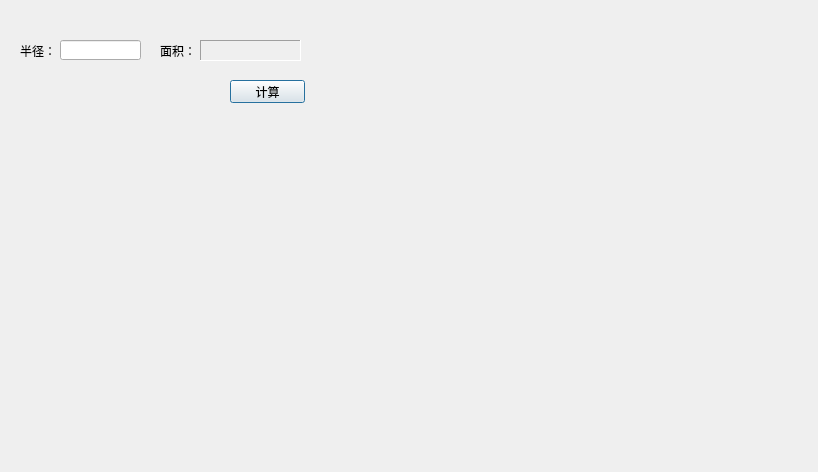
<?xml version="1.0" encoding="UTF-8"?>
<ui version="4.0">
 <class>Dialog</class>
 <widget class="QDialog" name="Dialog">
  <property name="geometry">
   <rect>
    <x>0</x>
    <y>0</y>
    <width>818</width>
    <height>472</height>
   </rect>
  </property>
  <property name="windowTitle">
   <string>Dialog</string>
  </property>
  <widget class="QLabel" name="radiusLabel">
   <property name="geometry">
    <rect>
     <x>20</x>
     <y>40</y>
     <width>41</width>
     <height>21</height>
    </rect>
   </property>
   <property name="text">
    <string>半径：</string>
   </property>
  </widget>
  <widget class="QLabel" name="areaLabel_1">
   <property name="geometry">
    <rect>
     <x>160</x>
     <y>40</y>
     <width>31</width>
     <height>21</height>
    </rect>
   </property>
   <property name="text">
    <string>面积：</string>
   </property>
  </widget>
  <widget class="QLabel" name="areaLabel_2">
   <property name="geometry">
    <rect>
     <x>200</x>
     <y>40</y>
     <width>101</width>
     <height>21</height>
    </rect>
   </property>
   <property name="frameShape">
    <enum>QFrame::Panel</enum>
   </property>
   <property name="frameShadow">
    <enum>QFrame::Sunken</enum>
   </property>
   <property name="text">
    <string/>
   </property>
  </widget>
  <widget class="QLineEdit" name="radiusLineEdit">
   <property name="geometry">
    <rect>
     <x>60</x>
     <y>40</y>
     <width>81</width>
     <height>20</height>
    </rect>
   </property>
  </widget>
  <widget class="QPushButton" name="countBtn">
   <property name="geometry">
    <rect>
     <x>230</x>
     <y>80</y>
     <width>75</width>
     <height>23</height>
    </rect>
   </property>
   <property name="text">
    <string>计算</string>
   </property>
  </widget>
 </widget>
 <layoutdefault spacing="6" margin="11"/>
 <resources/>
 <connections/>
</ui>
